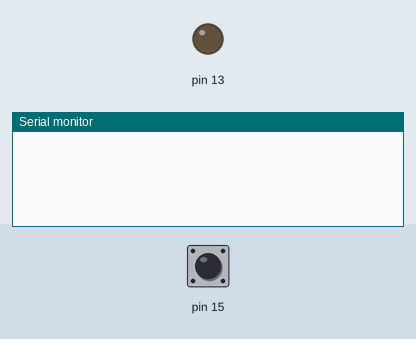
Simulated run of this sketch. Board: Arduino Uno, built with avr-gcc and run on an emulated ATmega328P. Shown: output pins drawn as LEDs (lit = HIGH), the last lines printed to the serial monitor. The inputs (shaded band) are chosen by the test bench; at power-on: pin 15 HIGH.

Above: at 1.2 s.
1.3 s: pin 15 pulled LOW for 0.15 s
At 1.48 s:
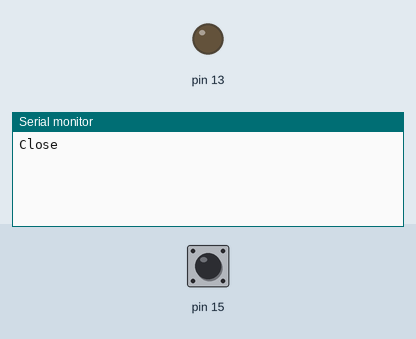
At 2.6 s:
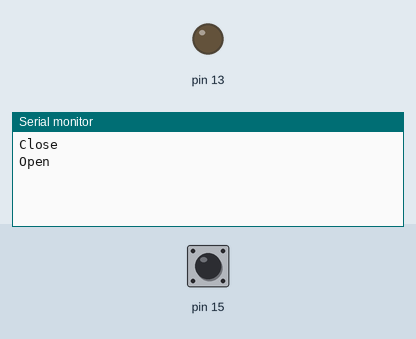

The sketch:

magnetico-puerta-basico.ino
```cpp
bool prevValue = true;

void setup() {
  Serial.begin(115200);

  pinMode(15, INPUT_PULLUP);

  pinMode(13, OUTPUT);
  digitalWrite(13, LOW);
}

void loop() {
  if (prevValue != digitalRead(15)) {
    if (prevValue == true)
      Serial.println("Close");
    else
      Serial.println("Open");

    prevValue = digitalRead(15);

  }
  delay(150);
}
```

Measured:
- after the input at 1.3 s, the serial monitor: prints a new line after 0.05 s (image 1)
